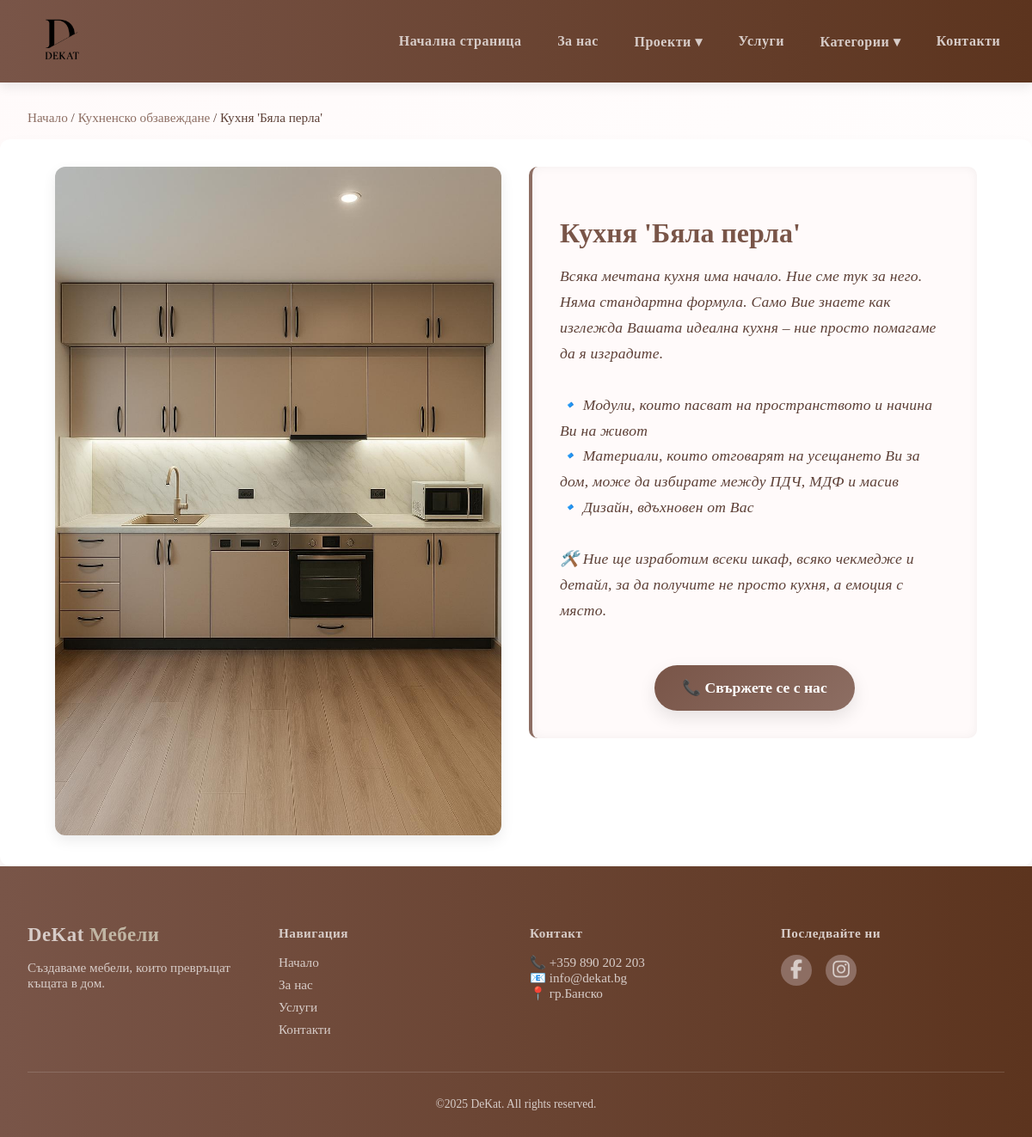
The app's page /project/item/kuhnya-sapfir/2/ with its own data.
### store/models.py (models this page shows, shortened)
class ProjectItem(models.Model):
    name = models.CharField(max_length=255)
    description = models.TextField()
    slug = models.SlugField(max_length=255)
    image = models.ImageField(upload_to='images/')
    project = models.ForeignKey(Project,
                                on_delete=models.CASCADE,
                                null=False)
    class Meta:
        verbose_name_plural = 'Project_Items'

class Project(models.Model):
    name = models.CharField(max_length=50)
    description = models.TextField()
    slug = models.SlugField(max_length=255)
    class Meta:
        verbose_name_plural = 'projects'

### store/views.py (the view)
# urls.py: path('project/item/<slug:slug>/<int:pk>/', DetailProjectItemView.as_view(), name='project-item-detail'),
class DetailProjectItemView(DetailView):
    model = ProjectItem
    context_object_name = 'item_details'
    template_name = 'project_item_details.html'
    def get_context_data(self, **kwargs: Any) -> dict[str, Any]:
        context = super().get_context_data(**kwargs)
        context['projects'] = Project.objects.all()
        context['categories'] = Category.objects.all()
        return context

### templates/project_item_details.html (shortened to what this page needs)
{% extends 'base.html' %}
{% load static %}
{% block content %}
<div class="breadcrumb">
  <a href="{% url 'store' %}">Начало</a> /
  <a href="{% url 'product_list_by_project' item_details.project.slug item_details.project.id %}">
    {{ item_details.project.name }}
  </a> /
  <span>{{ item_details.name }}</span>
</div>
<section class="item-detail">
  <div class="main-info">
    {% if item_details.image %}
      <div class="main-image-wrapper">
        <a href="{{ item_details.image.url }}" data-lightbox="main-image">
          <img src="{{ item_details.image.url }}" alt="{{ item_details.name }}" class="main-image">
        </a>
      </div>
    {% endif %}
    <div class="info-text">
      <h1>{{ item_details.name }}</h1>
      {% if item_details.description %}
        <p>{{ item_details.description|linebreaksbr }}</p>
      {% endif %}
    <div class="cta-center">
      <a href="{% url 'contacts' %}" class="fancy-button">
        <span>📞 Свържете се с нас</span>
      </a>
    </div>
    </div>
  </div>
</section>
{% endblock %}

### templates/base.html (shortened to what this page needs)
{% load static %}
<!DOCTYPE html>
<html lang="en">
<head>
  <link rel="stylesheet" href="{% static 'css/base.css' %}">
  <link rel="stylesheet" href="{% static 'css/forus.css' %}">
  <link rel="stylesheet" href="{% static 'css/contact.css' %}">
  <link rel="stylesheet" href="{% static 'css/services.css' %}">
  <link rel="stylesheet" href="{% static 'css/main_page.css' %}">
  <link rel="stylesheet" href="{% static 'css/project_item.css' %}">
  <link rel="stylesheet" href="{% static 'css/project_item_detail.css' %}">
  <link rel="stylesheet" href="https://cdnjs.cloudflare.com/ajax/libs/lightbox2/2.11.3/css/lightbox.min.css">
  <link rel="stylesheet" href="https://cdnjs.cloudflare.com/ajax/libs/font-awesome/6.5.0/css/all.min.css" />
</head>
<body>
<nav class="navbar">
  <div class="logo">
    <a href="{% url 'store' %}">
      <img src="{% static 'media/images/logo.png' %}" alt="DeKat Logo" class="logo-img">
    </a>
  </div>
  <ul class="nav-links" id="nav-links">
    <li><a href="{% url 'store' %}">Начална страница</a></li>
    <li><a href="{% url 'forus' %}">За нас</a></li>
    <li class="dropdown">
      <a href="#">Проекти ▾</a>
    </li>
    <li><a href="{% url 'services' %}">Услуги</a></li>
    <li class="dropdown">
      <a href="#">Категории ▾</a>
    </li>
    <li><a href="{% url 'contacts' %}">Контакти</a></li>
  </ul>
</nav>
<div class="container">
  {% block content %}{% endblock %}
</div>
<footer class="footer">
  <div class="footer-inner">
    <div class="footer-brand">
      <h2>DeKat <span class="accent">Мебели</span></h2>
      <p>Създаваме мебели, които превръщат къщата в дом.</p>
    </div>
    <div class="footer-links">
      <h4>Навигация</h4>
      <ul>
        <li><a href="{% url 'store' %}">Начало</a></li>
        <li><a href="{% url 'forus' %}">За нас</a></li>
        <li><a href="{% url 'services' %}">Услуги</a></li>
        <li><a href="{% url 'contacts' %}">Контакти</a></li>
      </ul>
    </div>
    <div class="footer-contact">
      <h4>Контакт</h4>
      <p>📞 <a href="tel:+359890202203">+359 890 202 203</a></p>
      <p>📧 <a href="mailto:info@dekat.bg">info@dekat.bg</a></p>
      <p>📍 гр.Банско</p>
    </div>
    <div class="footer-socials">
      <h4>Последвайте ни</h4>
      <div class="social-icons">
        <a href="https://www.facebook.com/share/15YeCScxjr/" target="_blank" aria-label="Facebook">
          <i class="fab fa-facebook-f"></i>
        </a>
        <a href="https://www.instagram.com/dekatfurniture/" target="_blank" aria-label="Instagram">
          <i class="fab fa-instagram"></i>
        </a>
      </div>
    </div>
  </div>
  <div class="footer-bottom">
    <p>&copy;2025 DeKat. All rights reserved.</p>
  </div>
</footer>
</body>
</html>

### static/css/base.css (style rules this page uses)
.navbar { position: sticky; top: 0; z-index: 999; background: linear-gradient(to right, var(--primary), #5c341e); display: flex; justify-content: space-between; align-items: center; padding: 0.5rem 2rem; flex-wrap: wrap; box-shadow: 0 6px 12px rgba(0, 0, 0, 0.07); transition: all 0.3s ease; }
.logo-img { height: 80px; width: auto; display: block; transition: transform 0.3s ease; }
.nav-links { display: flex; align-items: center; list-style: none; gap: 2rem; margin: 0; padding: 0; transition: all 0.3s ease; }
.nav-links li { position: relative; }
.nav-links a { color: var(--light); text-decoration: none; font-weight: 600; font-size: 1rem; letter-spacing: 0.5px; padding: 0.5rem 0.3rem; position: relative; transition: all 0.3s ease; }
.nav-links a::after { content: ''; position: absolute; bottom: -4px; left: 50%; transform: translateX(-50%); width: 0; height: 2px; background-color: var(--third); transition: width 0.3s ease; }
body { margin: 0; }
.footer { background: linear-gradient(to right, var(--primary), #5c341e); color: var(--light); padding: 3rem 2rem 1rem; font-size: 0.95rem; }
.footer-inner { display: grid; grid-template-columns: repeat(auto-fit, minmax(220px, 1fr)); gap: 2rem; max-width: 1200px; margin: 0 auto; }
.footer h2, .footer h4 { color: var(--light); margin-bottom: 1rem; font-weight: 600; letter-spacing: 0.5px; }
.footer .accent { color: var(--third); }
.footer p, .footer a { color: var(--light); text-decoration: none; transition: color 0.3s ease; }
.footer-links ul, .footer-contact p { margin: 0; padding: 0; list-style: none; }
.footer-links li { margin-bottom: 0.5rem; }
.footer-socials .social-icons { display: flex; gap: 1rem; font-size: 1.4rem; }
.footer-socials a { display: inline-flex; align-items: center; justify-content: center; width: 36px; height: 36px; background-color: var(--secondary); border-radius: 50%; transition: background-color 0.3s ease; }
.footer-bottom { text-align: center; margin-top: 2rem; padding-top: 1rem; border-top: 1px solid rgba(255, 255, 255, 0.15); font-size: 0.85rem; color: #ddd; }

### static/css/forus.css (style rules this page uses)
.cta-center { text-align: center; margin-top: 3rem; animation: fadeInUp 1s ease; }

### static/css/services.css (style rules this page uses)
:root { --gradient: linear-gradient(135deg, var(--primary), var(--secondary)); }
.fancy-button { display: inline-block; background: var(--gradient); color: #fff; font-size: 1.1rem; font-weight: 600; padding: 1rem 2rem; border-radius: 40px; text-decoration: none; transition: background 0.4s ease, transform 0.3s ease; box-shadow: 0 8px 20px rgba(0,0,0,0.1); }

### static/css/main_page.css (style rules this page uses)
:root { --primary: #795548; --secondary: #8D6E63; --third: #C1B6A4; --dark: #5D4037; --light: #D7CCC8; --bg-light: #FFFAFA; }
*, *::before, *::after { box-sizing: border-box; }
body { margin: 0; font-family: 'Playfair Display', serif; color: var(--dark); background: linear-gradient(135deg, var(--bg-light) 0%, #fff 100%); }

### static/css/project_item_detail.css (style rules this page uses)
.breadcrumb { font-size: 0.95rem; margin: 2rem auto 1rem; padding: 0 2rem; max-width: 1200px; color: var(--dark); }
.breadcrumb a { text-decoration: none; color: var(--secondary); transition: color 0.3s ease; }
.item-detail { max-width: 1200px; margin: 0 auto; padding: 2rem; background-color: #fff; border-radius: 12px; box-shadow: 0 12px 24px rgba(0, 0, 0, 0.05); animation: fadeIn 0.5s ease; min-height: 800px; }
.main-info { display: flex; flex-wrap: nowrap; align-items: flex-start; justify-content: space-between; gap: 2rem; width: 100%; max-width: 100%; margin: 0 auto; padding: 0 2rem; box-sizing: border-box; }
.main-image-wrapper { flex: 1 1 50%; max-width: 50%; }
.main-image-wrapper a { display: block; width: 100%; }
.main-image { width: 100%; height: auto; object-fit: cover; border-radius: 12px; box-shadow: 0 6px 16px rgba(0, 0, 0, 0.08); transition: transform 0.3s ease, box-shadow 0.3s ease; cursor: zoom-in; }
.info-text { flex: 1 1 50%; max-width: 50%; background-color: var(--bg-light); border-left: 4px solid var(--secondary); padding: 2rem; border-radius: 10px; box-shadow: inset 0 0 12px rgba(0,0,0,0.05); }
.info-text h1 { font-size: 2rem; color: var(--primary); margin-bottom: 1rem; }
.info-text p { font-size: 1.1rem; color: var(--dark); line-height: 1.7; font-style: italic; letter-spacing: 0.2px; }

### records on screen
ProjectItem: project.name "Кухненско обзавеждане", name "Кухня 'Бяла перла'", image (picture), description "Всяка мечтана кухня има начало. Ние сме тук за него. Няма стандартна формула. Само Вие знаете как изглежда Вашата идеална кухня – ние просто помагаме да я изградите. 🔹 Модули, които пасват на пространството и начина Ви на живот 🔹 Материали, които отговарят на усещането Ви за дом, може да избирате между ПДЧ, МДФ и масив 🔹 Дизайн, вдъхновен от Вас 🛠️ Ние ще изработим всеки шкаф, всяко чекмедже и детайл, за да получите не просто кухня, а емоция с място."
